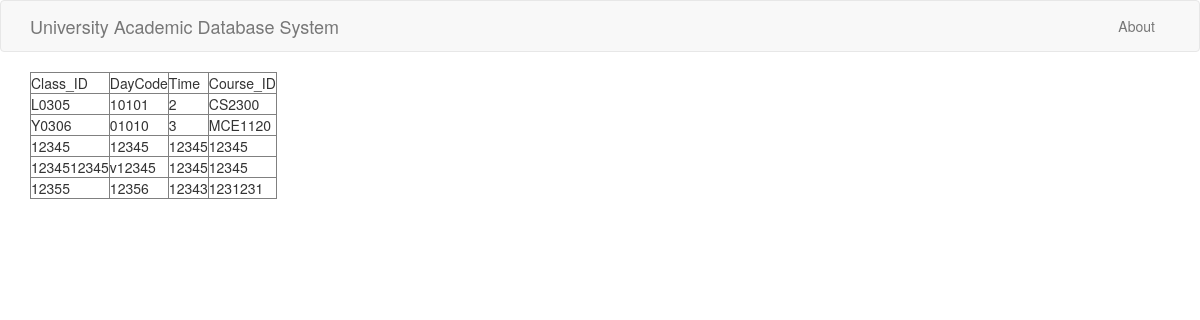
The app's page /classes, older data.
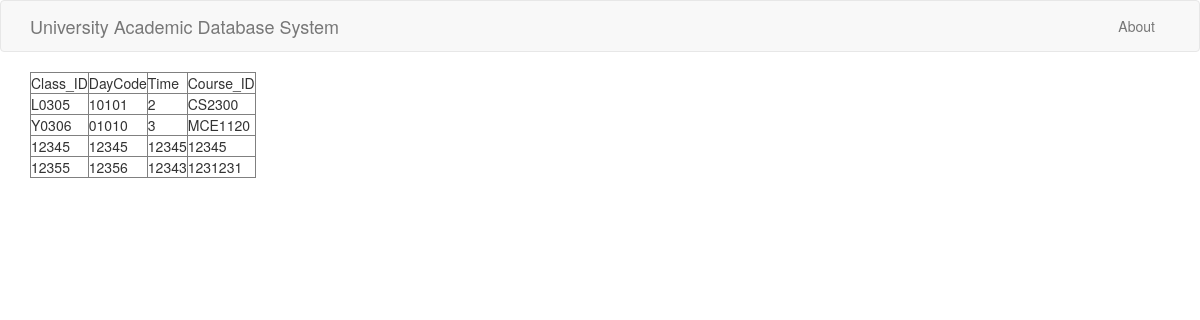
The same page, newer data.
### tables this page shows
CREATE TABLE Class(    Class_ID CHAR(5),    DayCode CHAR(5),    Time INTEGER,    Course_ID VARCHAR(15),    PRIMARY KEY(Course_ID, Class_ID),    FOREIGN KEY(Course_ID) REFERENCES Course(Course_ID));

### webpage.py (the view)
@app.route('/classes')
def classes():
    db = sql.connect('data.db')
    db.row_factory = sql.Row
    curr = db.cursor()
    curr.execute("Select * from Class")
    rows = curr.fetchall();
    return render_template("classes.html", rows = rows)

### templates/classes.html
{% extends 'layout.html' %}
{% block body %}
      <table border = 1>
         <thead>
            <td>Class_ID</td>
            <td>DayCode</td>
            <td>Time</td>
            <td>Course_ID</td>
         </thead>
         {% for row in rows %}
            <tr>
               <td>{{row["Class_ID"]}}</td>
               <td>{{row["DayCode"]}}</td>
               <td>{{row["Time"]}}</td>
               <td>{{row["Course_ID"]}}</td>
            </tr>
         {% endfor %}
      </table>
{% endblock %}

Row changes from the older to the newer data that the page shows:
removed Class: Class_ID "1234512345", DayCode "v12345", Time "12345", Course_ID "12345"
